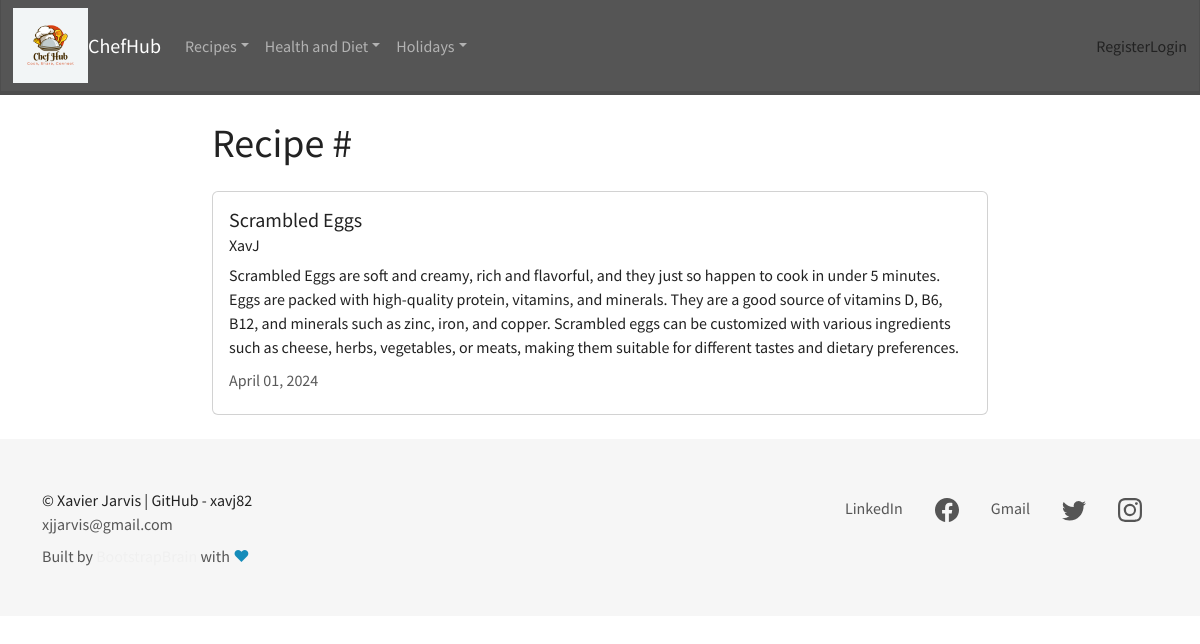
The app's page /recipe/7 with its own data.
### recipes/models.py (models this page shows, shortened)
class Recipe(models.Model):
    title = models.CharField(max_length=100)
    description = models.TextField()
    image = models.ImageField(upload_to="recipe_images", null=True)
    author = models.ForeignKey(User, on_delete=models.CASCADE)
    created_at = models.DateTimeField(auto_now_add=True)
    updated_at = models.DateTimeField(auto_now=True)
    ingredients = models.TextField(null=True)
    method = models.TextField(null=True)
    meal_type = models.ForeignKey(MealType, on_delete=models.CASCADE, null=True)
    meal_diet = models.ManyToManyField(MealDiet, help_text="Hold ctrl or cmd to select more than one option")
    meal_holiday = models.ManyToManyField(HolidayMeal, help_text="Hold ctrl or cmd to select more than one option")

### recipes/views.py (the view)
# urls.py: path('recipe/<int:pk>', views.RecipeDetailView.as_view(), name="recipes-detail"),
class RecipeDetailView(DetailView):
    model = models.Recipe

### recipes/templates/recipes/recipe_detail.html (shortened to what this page needs)
{% extends "recipes/base.html" %}
{% block content %}
<h1>Recipe # {{ Object.id }}</h1>
<div class="card my-4">
    <div class="card-body">
        <h5 class="card-title">{{ object.title }}</h5>
        <h6 class="card-subtitle mb-2 textmuted">{{ object.author }}</h6>
        <p class="card-text">{{ object.description }}</p>
        <h6 class="card-subtitle mb-2 text-muted">{{ object.updated_at|date:"F d, Y"}}</h6>
    </div>
</div>
{% endblock content %}

### records on screen
Recipe: title "Scrambled Eggs", author "XavJ", description "Scrambled Eggs are soft and creamy, rich and flavorful, and they just so happen to cook in under 5 minutes. Eggs are packed with high-quality protein, vitamins, and minerals. They are a good source of vitamins D, B6, B12, and minerals such as zinc, iron, and copper. Scrambled eggs can be customized with various ingredients such as cheese, herbs, vegetables, or meats, making them suitable for different tastes and dietary preferences.", updated_at "April 01, 2024"
